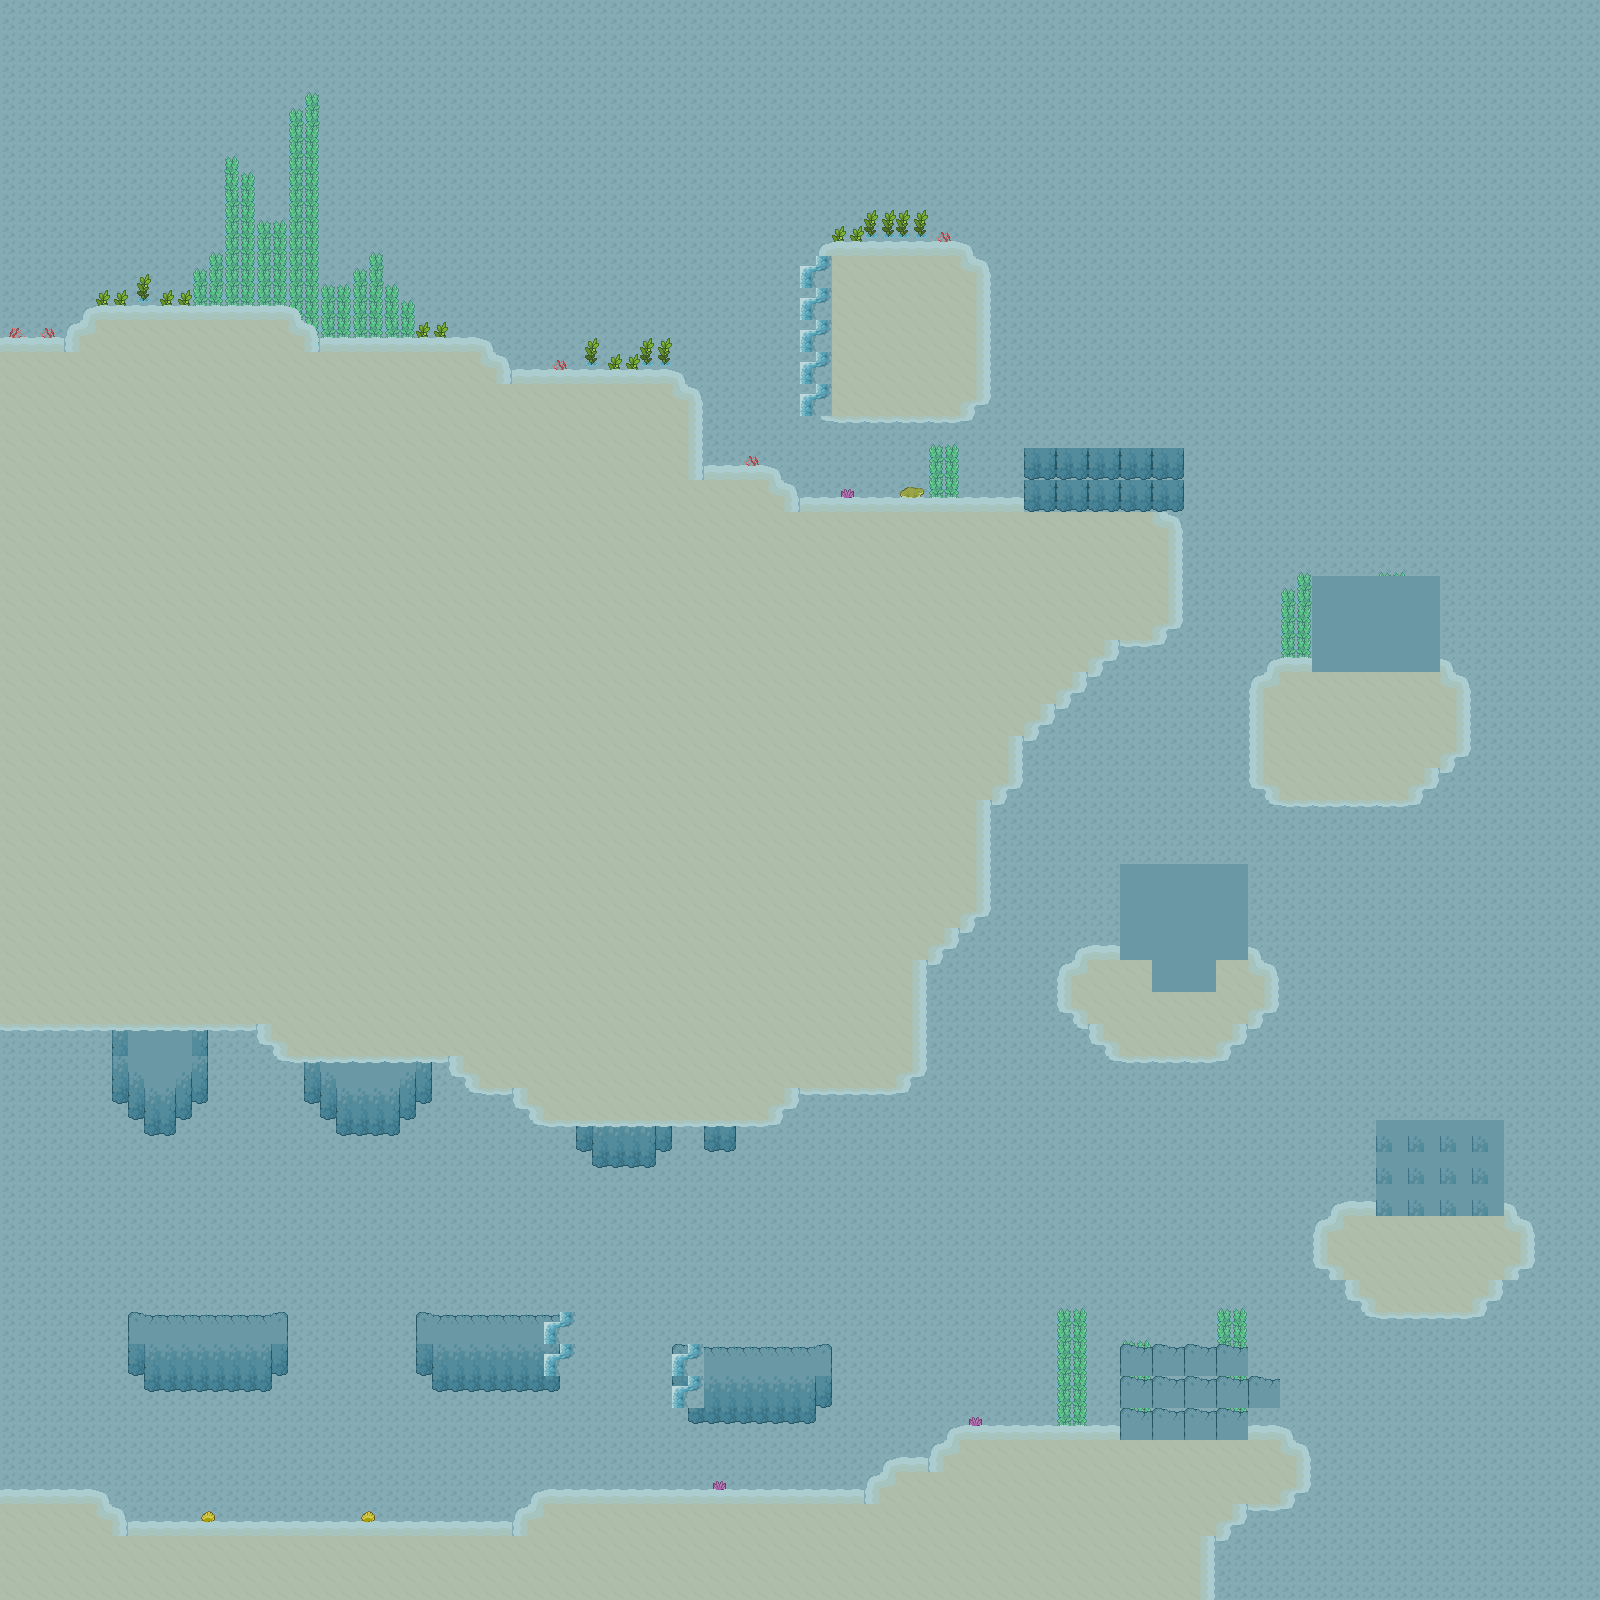

Rendered tile map (Tiled .tmx) drawn with the repository's tilesets; below, a short description and the map source with its tile grids summarised:
An orthogonal 50x50 tile map with 32x32 px tiles, 3 tile layers (fundo, detalhes, Camada de Blocos 1) and 96 objects (playerSpawn).

<map version="1.10" tiledversion="1.11.2" orientation="orthogonal" renderorder="right-down" width="50" height="50" tilewidth="32" tileheight="32" infinite="0" nextlayerid="12" nextobjectid="274">
 <editorsettings>
  <export target="mapa_teste.lua" format="lua" />
 </editorsettings>
 <tileset firstgid="1" name="tilesset" tilewidth="32" tileheight="32" tilecount="120" columns="8">
  <image source="tilesset.png" width="256" height="480" />
 </tileset>
 <layer id="2" name="fundo" width="50" height="50">
  <data>[2500 cells, 2500 non-empty, 1 distinct tile ids]</data>
 </layer>
 <layer id="3" name="detalhes" width="50" height="50">
  <data>[2500 cells, 176 non-empty, 37 distinct tile ids]</data>
 </layer>
 <layer id="1" name="Camada de Blocos 1" width="50" height="50">
  <data>[2500 cells, 1122 non-empty, 22 distinct tile ids]</data>
 </layer>
 <objectgroup id="8" name="wallJumpBlocks">
  <object id="253" x="668.5" y="1343" width="34" height="63">
   <properties>
    <property name="isWallJumpBlock" type="bool" value="true" />
    <property name="jumpDirection" value="left" />
   </properties>
  </object>
  <object id="256" x="541" y="1310.5" width="34" height="64">
   <properties>
    <property name="isWallJumpBlock" type="bool" value="true" />
    <property name="jumpDirection" value="right" />
   </properties>
  </object>
  <object id="258" x="800.667" y="266" width="31.3333" height="134">
   <properties>
    <property name="isWallJumpBlock" type="bool" value="true" />
    <property name="jumpDirection" value="left" />
   </properties>
  </object>
 </objectgroup>
 <objectgroup id="9" name="jumpBlocks">
  <object id="263" x="475.333" y="373.333" />
  <object id="266" x="1025" y="446" width="155" height="70">
   <properties>
    <property name="isJumpBlock" type="bool" value="true" />
   </properties>
  </object>
  <object id="267" x="1310" y="578" width="129" height="80">
   <properties>
    <property name="isJumpBlock" type="bool" value="true" />
   </properties>
  </object>
  <object id="268" x="1121" y="864" width="126" height="79">
   <properties>
    <property name="isJumpBlock" type="bool" value="true" />
   </properties>
  </object>
  <object id="269" x="1375" y="1132" width="115" height="69">
   <properties>
    <property name="isJumpBlock" type="bool" value="true" />
   </properties>
  </object>
  <object id="270" x="1123" y="1343" width="131" height="87">
   <properties>
    <property name="isJumpBlock" type="bool" value="true" />
   </properties>
  </object>
 </objectgroup>
 <objectgroup id="10" name="spawn">
  <object id="271" name="playerSpawn" x="16.5" y="306" width="43.5" height="30" />
 </objectgroup>
 <objectgroup id="11" name="spikes">
  <object id="273" x="222" y="279.5" width="35" height="25.5">
   <properties>
    <property name="isSpike" type="bool" value="true" />
   </properties>
  </object>
 </objectgroup>
 <objectgroup id="4" name="Walls">
  <object id="128" x="1.33333" y="336" width="481.333" height="242.667">
   <properties>
    <property name="collidable" type="bool" value="true" />
   </properties>
  </object>
  <object id="129" x="66.3333" y="335.667" height="0.333333" />
  <object id="131" x="80.3333" y="320.333" width="15.3333" height="22.3333">
   <properties>
    <property name="collidable" type="bool" value="true" />
   </properties>
  </object>
  <object id="133" x="76" y="323.333" width="4.33333" height="20.3333">
   <properties>
    <property name="collidable" type="bool" value="true" />
   </properties>
  </object>
  <object id="135" x="72.6667" y="324" width="3.66667" height="19.3333">
   <properties>
    <property name="collidable" type="bool" value="true" />
   </properties>
  </object>
  <object id="136" x="67" y="325" width="5" height="21">
   <properties>
    <property name="collidable" type="bool" value="true" />
   </properties>
  </object>
  <object id="139" x="82" y="306" width="14.6667" height="25">
   <properties>
    <property name="collidable" type="bool" value="true" />
   </properties>
  </object>
  <object id="140" x="98" y="306" width="200" height="58.6667">
   <properties>
    <property name="collidable" type="bool" value="true" />
   </properties>
  </object>
  <object id="141" x="297.5" y="319.5" width="22.25" height="44.75">
   <properties>
    <property name="collidable" type="bool" value="true" />
   </properties>
  </object>
  <object id="142" x="319.25" y="336.25" width="85.25" height="57.25">
   <properties>
    <property name="collidable" type="bool" value="true" />
   </properties>
  </object>
  <object id="144" x="479.667" y="338.667" width="13.3333" height="71.3333">
   <properties>
    <property name="collidable" type="bool" value="true" />
   </properties>
  </object>
  <object id="145" x="491" y="352" width="20.6667" height="75.3333">
   <properties>
    <property name="collidable" type="bool" value="true" />
   </properties>
  </object>
  <object id="146" x="511.333" y="369" width="171" height="46">
   <properties>
    <property name="collidable" type="bool" value="true" />
   </properties>
  </object>
  <object id="147" x="681.667" y="376.333" width="22" height="105.667">
   <properties>
    <property name="collidable" type="bool" value="true" />
   </properties>
  </object>
  <object id="148" x="699.333" y="464.333" width="80" height="43.3333">
   <properties>
    <property name="collidable" type="bool" value="true" />
   </properties>
  </object>
  <object id="149" x="767" y="481" width="32.3333" height="33.3333">
   <properties>
    <property name="collidable" type="bool" value="true" />
   </properties>
  </object>
  <object id="150" x="789.667" y="496.333" width="373" height="39">
   <properties>
    <property name="collidable" type="bool" value="true" />
   </properties>
  </object>
  <object id="153" x="1153.67" y="513.333" width="27.3333" height="116">
   <properties>
    <property name="collidable" type="bool" value="true" />
   </properties>
  </object>
  <object id="154" x="1084.67" y="629.333" width="81.6667" height="19.3333">
   <properties>
    <property name="collidable" type="bool" value="true" />
   </properties>
  </object>
  <object id="155" x="1115.67" y="645" height="0.333333" />
  <object id="157" x="1057" y="647.333" width="61.3333" height="14">
   <properties>
    <property name="collidable" type="bool" value="true" />
   </properties>
  </object>
  </objectgroup>
 <objectgroup id="5" name="borders">
  <!-- 4 objects omitted --></objectgroup>
</map>
<!-- 64 of 96 objects omitted -->
